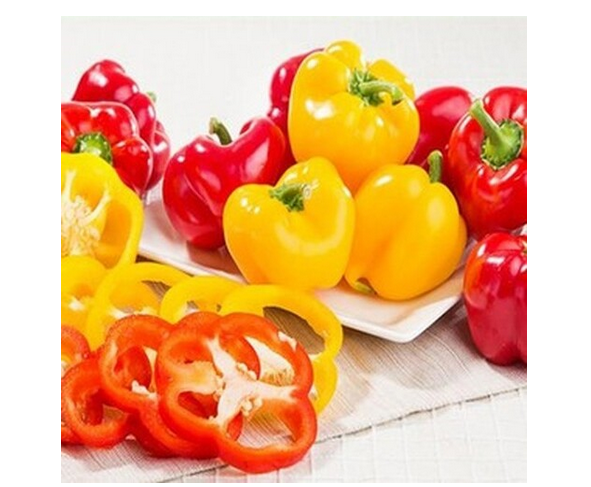
#> input picture images/fruits.png, 591 x 487 px
$ python imp_2_3_ColorSplit.py
#> lines starting #> are read from the running program, lines starting #| are printed output that depends on the picture
# 컬러영상을 읽고 r, g, b 채널을 분리해 본다.
import cv2
import numpy as np

img = cv2.imread('images/fruits.png', cv2.IMREAD_COLOR)
#> img is the input picture: shape (487, 591, 3); mean B, G, R 136.4, 180.6, 236.9
cv2.imshow('Image Processing', img)

# b,g,r = cv2.split(img)
# img = cv2.merge((b,g,r))
# split()함수보다 numpy indexing이 빠르다.
b = img[:,:,0]
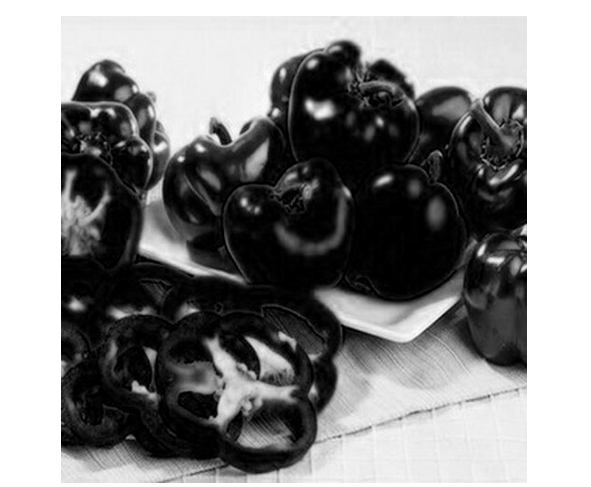
#> b: shape (487, 591); min 0, max 255, mean 136.4
g = img[:,:,1]
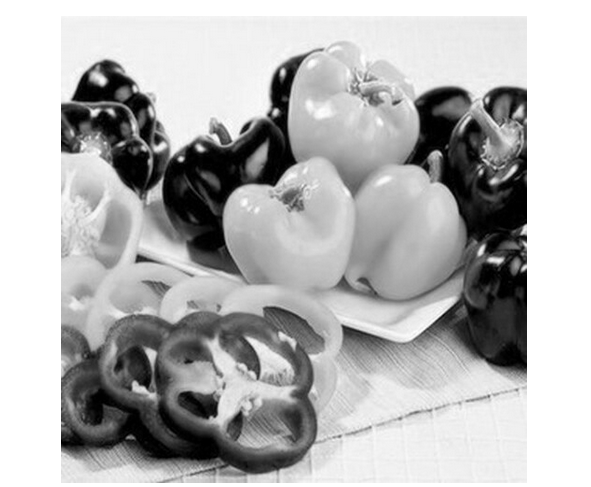
#> g: shape (487, 591); min 0, max 255, mean 180.6
r = img[:,:,2]
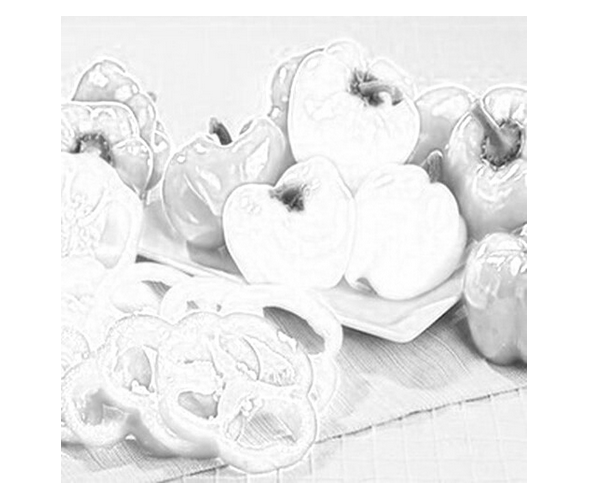
#> r: shape (487, 591); min 31, max 255, mean 236.9

cv2.imshow('Blue', b)
cv2.imshow('Green', g)
cv2.imshow('Red', r)

cv2.waitKey(0)
cv2.destroyAllWindows()

$ run again, with images/baboon.png copied over images/fruits.png
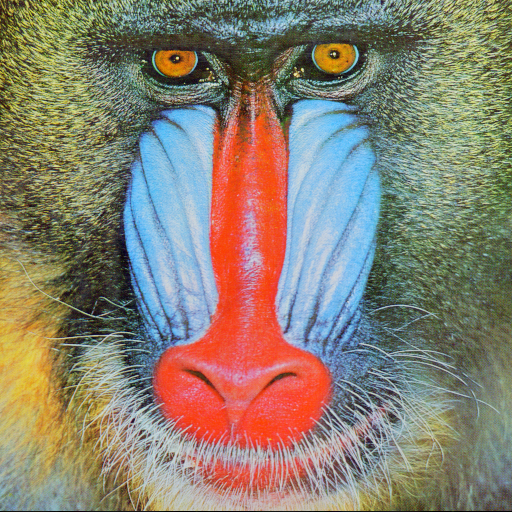
#> input picture images/baboon.png, 512 x 512 px
#> img is the input picture: shape (512, 512, 3); mean B, G, R 113.1, 128.9, 137.4
#> `b = img[:,:,0]`:
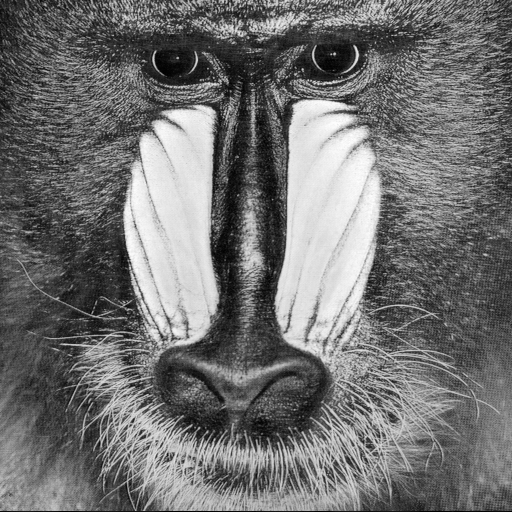
#> b: shape (512, 512); min 0, max 255, mean 113.1
#> `r = img[:,:,2]`:
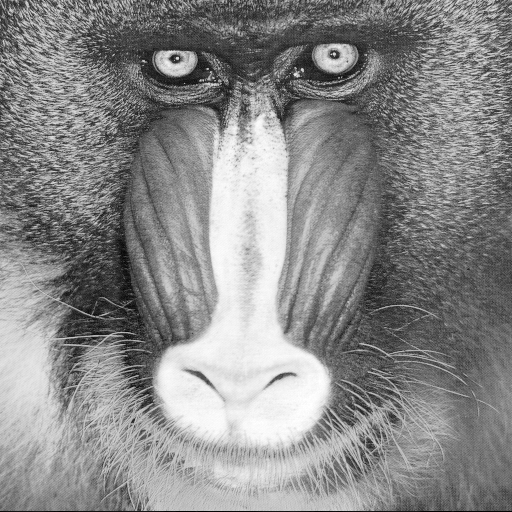
#> r: shape (512, 512); min 0, max 255, mean 137.4
